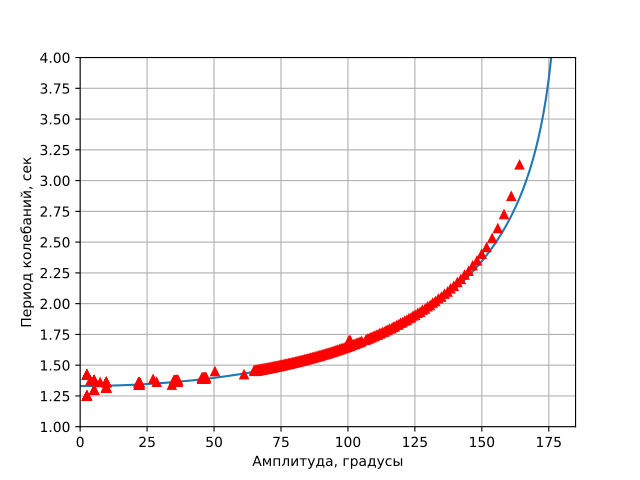

Reproduce this figure in Python.
import matplotlib.pyplot as plt
import pandas as pd
import numpy as np
import math as m
import scipy.special

fig1 = plt.figure()

tps = 1193180
T0 = 1.330634420272
sz = 0.005215009744

def elliptic(x):
    print(x)
    a0 = 1/m.sqrt(2-x**2)
    b0 = m.sqrt(2-a0**2)
    while True:
        a1 = (a0+b0)/2
        b1 = m.sqrt(a0*b0)
        if(abs(a0-a1) < 0.001 and abs(b0-b1) < 0.001):
            print(1/m.sqrt(2-x**2)/a1)
            return 1/m.sqrt(2-x**2)/a1
        else:
            a0 = a1
            b0 = b1

data = pd.read_csv("exp2.csv")
dT = data["dT"]/tps
dTs = np.roll(dT, -1);

#ampl = 180/np.pi*2*np.asin(sz/dT/2)
ampl = 180/np.pi*2*np.asin(np.sqrt((sz/dT+sz/dTs)**2/16))

plt.axis((0, 185, 1.0, 4))
plt.grid(visible=True)
plt.errorbar(ampl, data["T"]/tps, 0, 0, fmt="r^")

teor_x = np.arange(0, 179, 1)
teor_y = T0*teor_x #(1+(teor_x/140*np.pi/4)**2+11/12*(teor_x/140*np.pi/4)**4)

plt.xlabel("Амплитуда, градусы");
plt.ylabel("Период колебаний, сек");
plt.yticks(np.arange(1.0, 4.25, 0.25))

for i in range(teor_y.size):
    #teor_y[i] = T0*elliptic(m.sin(float(teor_x[i]/180*m.pi)/2)**2)
    teor_y[i] = T0*2/np.pi*scipy.special.ellipk(m.sin(float(teor_x[i]/180*m.pi)/2)**2)
    print(teor_y[i])

plt.plot(teor_x, teor_y)
plt.savefig("plot2.pdf")

fig2 = plt.figure()

plt.axis((0, 185, -0.1, 0.1))
plt.xlabel("Амплитуда, градусы");
plt.ylabel("Отклоненение между теорией и измерениями, сек");
plt.yticks(np.arange(-0.1, 0.1, 0.025))

ter2_y = T0*2/np.pi*scipy.special.ellipk(np.sin(ampl/180*np.pi/2)**2)
plt.errorbar(ampl, data["T"]/tps-ter2_y, 0, 0, fmt="yo", markersize=1)
plt.savefig("plot2_1.pdf")

print(data)
plt.show()
